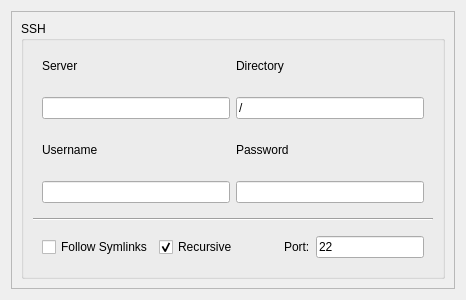
      <widget class="QWidget" name="ssh">
       <attribute name="title">
        <string>SSH</string>
       </attribute>
       <attribute name="toolTip">
        <string>Image a remote device via SSH.</string>
       </attribute>
       <layout class="QVBoxLayout" name="verticalLayout_14">
        <item>
         <widget class="QFrame" name="sshFrame">
          <property name="sizePolicy">
           <sizepolicy hsizetype="Preferred" vsizetype="Preferred">
            <horstretch>0</horstretch>
            <verstretch>0</verstretch>
           </sizepolicy>
          </property>
          <property name="frameShape">
           <enum>QFrame::StyledPanel</enum>
          </property>
          <property name="frameShadow">
           <enum>QFrame::Raised</enum>
          </property>
          <layout class="QGridLayout" name="gridLayout_16">
           <item row="1" column="0">
            <widget class="QGroupBox" name="sshGroupBox">
             <property name="title">
              <string>SSH</string>
             </property>
             <layout class="QVBoxLayout" name="verticalLayout_13">
              <item>
               <widget class="QWidget" name="sshWidget_1" native="true">
                <layout class="QHBoxLayout" name="horizontalLayout_6">
                 <item>
                  <widget class="QLabel" name="sshServerLabel">
                   <property name="text">
                    <string>Server</string>
                   </property>
                  </widget>
                 </item>
                 <item>
                  <widget class="QLabel" name="sshDirectoryLabel">
                   <property name="text">
                    <string>Directory</string>
                   </property>
                  </widget>
                 </item>
                </layout>
               </widget>
              </item>
              <item>
               <widget class="QWidget" name="sshWidget_2" native="true">
                <layout class="QHBoxLayout" name="horizontalLayout_5">
                 <item>
                  <widget class="QLineEdit" name="sshServerLineEdit">
                   <property name="toolTip">
                    <string>SSH server or IP address.</string>
                   </property>
                  </widget>
                 </item>
                 <item>
                  <widget class="QLineEdit" name="sshDirectoryLineEdit">
                   <property name="toolTip">
                    <string>Directory to image.</string>
                   </property>
                   <property name="text">
                    <string>/</string>
                   </property>
                   <property name="placeholderText">
                    <string/>
                   </property>
                  </widget>
                 </item>
                </layout>
               </widget>
              </item>
              <item>
               <widget class="QWidget" name="sshWidget_3" native="true">
                <layout class="QHBoxLayout" name="horizontalLayout_4">
                 <item>
                  <widget class="QLabel" name="sshUsernameLabel">
                   <property name="text">
                    <string>Username</string>
                   </property>
                  </widget>
                 </item>
                 <item>
                  <widget class="QLabel" name="sshPasswordLabel">
                   <property name="text">
                    <string>Password</string>
                   </property>
                  </widget>
                 </item>
                </layout>
               </widget>
              </item>
              <item>
               <widget class="QWidget" name="sshWidget_5" native="true">
                <layout class="QHBoxLayout" name="horizontalLayout_3">
                 <item>
                  <widget class="QLineEdit" name="sshUsernameLineEdit">
                   <property name="toolTip">
                    <string>SSH username.</string>
                   </property>
                  </widget>
                 </item>
                 <item>
                  <widget class="QLineEdit" name="sshPasswordLineEdit">
                   <property name="toolTip">
                    <string>SSH password.</string>
                   </property>
                   <property name="echoMode">
                    <enum>QLineEdit::Password</enum>
                   </property>
                  </widget>
                 </item>
                </layout>
               </widget>
              </item>
              <item>
               <widget class="Line" name="line_7">
                <property name="orientation">
                 <enum>Qt::Horizontal</enum>
                </property>
               </widget>
              </item>
              <item>
               <widget class="QWidget" name="sshWidget_4" native="true">
                <layout class="QHBoxLayout" name="horizontalLayout_21">
                 <item>
                  <widget class="QCheckBox" name="sshFollowSymlinksCheckbox">
                   <property name="toolTip">
                    <string>Follow symlinks or not.</string>
                   </property>
                   <property name="text">
                    <string>Follow Symlinks</string>
                   </property>
                  </widget>
                 </item>
                 <item>
                  <widget class="QCheckBox" name="sshRecursiveCheckbox">
                   <property name="toolTip">
                    <string>Recurively image directories.</string>
                   </property>
                   <property name="text">
                    <string>Recursive</string>
                   </property>
                   <property name="checked">
                    <bool>true</bool>
                   </property>
                  </widget>
                 </item>
                 <item>
                  <spacer name="horizontalSpacer_8">
                   <property name="orientation">
                    <enum>Qt::Horizontal</enum>
                   </property>
                   <property name="sizeHint" stdset="0">
                    <size>
                     <width>40</width>
                     <height>20</height>
                    </size>
                   </property>
                  </spacer>
                 </item>
                 <item>
                  <widget class="QLabel" name="sshPortLabel">
                   <property name="text">
                    <string>Port:</string>
                   </property>
                  </widget>
                 </item>
                 <item>
                  <widget class="QLineEdit" name="sshPortLineEdit">
                   <property name="toolTip">
                    <string>SSH port, default is 22.</string>
                   </property>
                   <property name="text">
                    <string>22</string>
                   </property>
                  </widget>
                 </item>
                </layout>
               </widget>
              </item>
             </layout>
            </widget>
           </item>
          </layout>
         </widget>
        </item>
       </layout>
      </widget>
